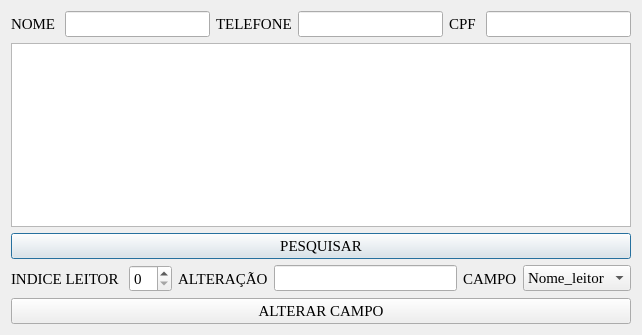
<?xml version="1.0" encoding="UTF-8"?>
<ui version="4.0">
 <class>alterar_cadastro</class>
 <widget class="QDialog" name="alterar_cadastro">
  <property name="geometry">
   <rect>
    <x>0</x>
    <y>0</y>
    <width>642</width>
    <height>335</height>
   </rect>
  </property>
  <property name="windowTitle">
   <string>ALTERAR CADASTRO LEITOR</string>
  </property>
  <layout class="QVBoxLayout" name="verticalLayout">
   <item>
    <layout class="QHBoxLayout" name="horizontalLayout_2">
     <item>
      <widget class="QLabel" name="label">
       <property name="font">
        <font>
         <family>Times New Roman</family>
         <pointsize>11</pointsize>
        </font>
       </property>
       <property name="text">
        <string>NOME </string>
       </property>
      </widget>
     </item>
     <item>
      <widget class="QLineEdit" name="NOME">
       <property name="font">
        <font>
         <family>Times New Roman</family>
         <pointsize>11</pointsize>
        </font>
       </property>
      </widget>
     </item>
     <item>
      <widget class="QLabel" name="label_2">
       <property name="font">
        <font>
         <family>Times New Roman</family>
         <pointsize>11</pointsize>
        </font>
       </property>
       <property name="text">
        <string>TELEFONE</string>
       </property>
      </widget>
     </item>
     <item>
      <widget class="QLineEdit" name="TELEFONE">
       <property name="font">
        <font>
         <family>Times New Roman</family>
         <pointsize>11</pointsize>
        </font>
       </property>
       <property name="inputMask">
        <string/>
       </property>
      </widget>
     </item>
     <item>
      <widget class="QLabel" name="label_3">
       <property name="font">
        <font>
         <family>Times New Roman</family>
         <pointsize>11</pointsize>
        </font>
       </property>
       <property name="text">
        <string>CPF </string>
       </property>
      </widget>
     </item>
     <item>
      <widget class="QLineEdit" name="CPF">
       <property name="font">
        <font>
         <family>Times New Roman</family>
         <pointsize>11</pointsize>
        </font>
       </property>
       <property name="inputMask">
        <string/>
       </property>
      </widget>
     </item>
    </layout>
   </item>
   <item>
    <widget class="QTableView" name="tableView"/>
   </item>
   <item>
    <widget class="QPushButton" name="pushButton_2">
     <property name="font">
      <font>
       <family>Times New Roman</family>
       <pointsize>11</pointsize>
      </font>
     </property>
     <property name="text">
      <string>PESQUISAR</string>
     </property>
    </widget>
   </item>
   <item>
    <layout class="QHBoxLayout" name="horizontalLayout">
     <item>
      <widget class="QLabel" name="label_4">
       <property name="font">
        <font>
         <family>Times New Roman</family>
         <pointsize>11</pointsize>
        </font>
       </property>
       <property name="text">
        <string>INDICE LEITOR </string>
       </property>
      </widget>
     </item>
     <item>
      <widget class="QSpinBox" name="INDICE">
       <property name="font">
        <font>
         <family>Times New Roman</family>
         <pointsize>11</pointsize>
        </font>
       </property>
      </widget>
     </item>
     <item>
      <widget class="QLabel" name="label_5">
       <property name="font">
        <font>
         <family>Times New Roman</family>
         <pointsize>11</pointsize>
        </font>
       </property>
       <property name="text">
        <string>ALTERAÇÃO</string>
       </property>
      </widget>
     </item>
     <item>
      <widget class="QLineEdit" name="VALOR_ALTERADO">
       <property name="font">
        <font>
         <family>Times New Roman</family>
         <pointsize>11</pointsize>
        </font>
       </property>
      </widget>
     </item>
     <item>
      <widget class="QLabel" name="label_6">
       <property name="font">
        <font>
         <family>Times New Roman</family>
         <pointsize>11</pointsize>
        </font>
       </property>
       <property name="text">
        <string>CAMPO</string>
       </property>
      </widget>
     </item>
     <item>
      <widget class="QComboBox" name="CAMPO">
       <property name="font">
        <font>
         <family>Times New Roman</family>
         <pointsize>11</pointsize>
        </font>
       </property>
       <item>
        <property name="text">
         <string>Nome_leitor</string>
        </property>
       </item>
       <item>
        <property name="text">
         <string>Telefone</string>
        </property>
       </item>
       <item>
        <property name="text">
         <string>Rua</string>
        </property>
       </item>
       <item>
        <property name="text">
         <string>Numero</string>
        </property>
       </item>
       <item>
        <property name="text">
         <string>Bairro</string>
        </property>
       </item>
       <item>
        <property name="text">
         <string>Cidade</string>
        </property>
       </item>
       <item>
        <property name="text">
         <string>Estado</string>
        </property>
       </item>
       <item>
        <property name="text">
         <string>CEP</string>
        </property>
       </item>
       <item>
        <property name="text">
         <string>E_mail</string>
        </property>
       </item>
       <item>
        <property name="text">
         <string>CPF</string>
        </property>
       </item>
       <item>
        <property name="text">
         <string>RG</string>
        </property>
       </item>
      </widget>
     </item>
    </layout>
   </item>
   <item>
    <widget class="QPushButton" name="pushButton">
     <property name="font">
      <font>
       <family>Times New Roman</family>
       <pointsize>11</pointsize>
      </font>
     </property>
     <property name="text">
      <string>ALTERAR CAMPO</string>
     </property>
    </widget>
   </item>
  </layout>
 </widget>
 <resources/>
 <connections/>
</ui>
